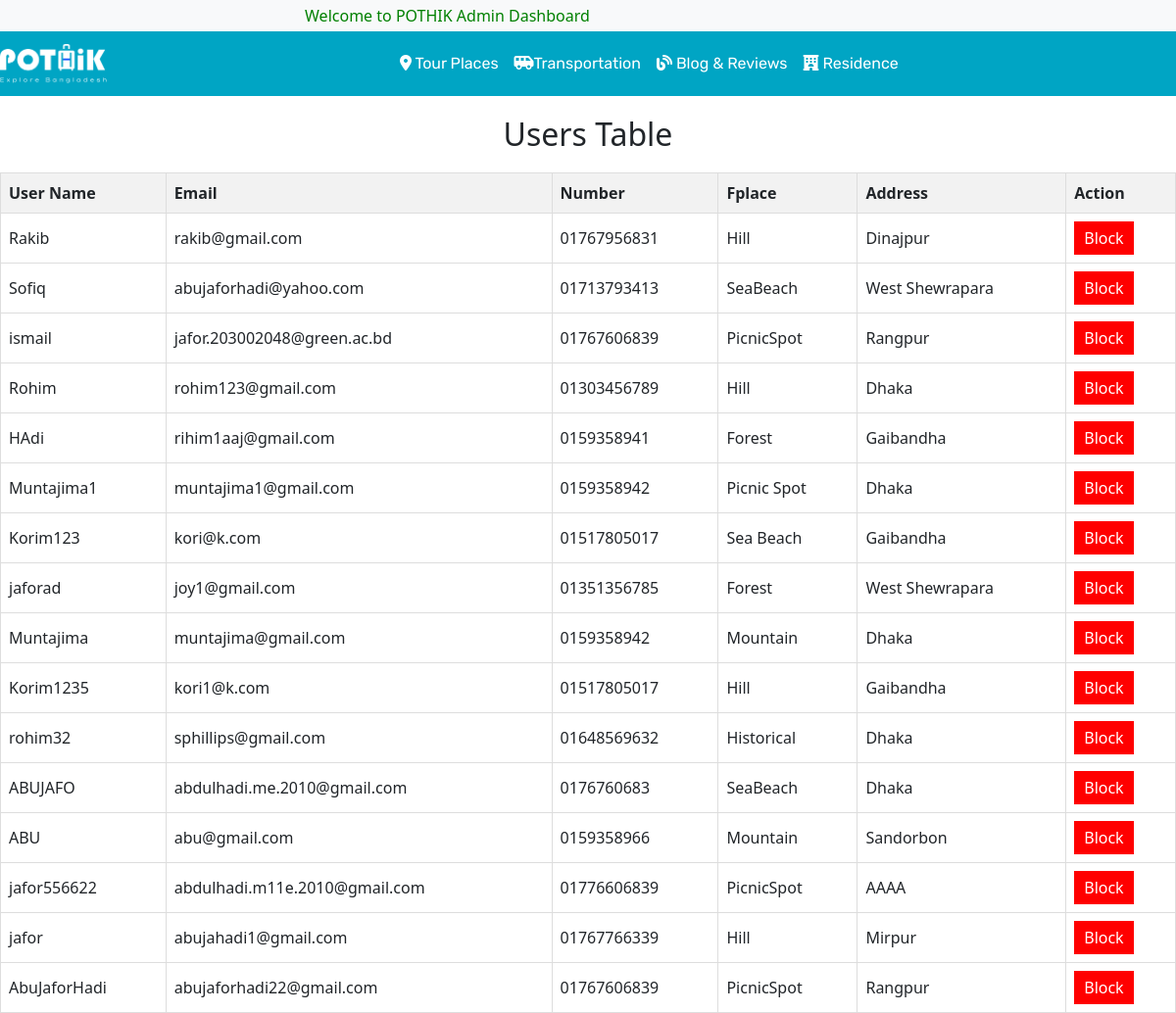
/userAdmin.php, run on an earlier commit of the app's database.
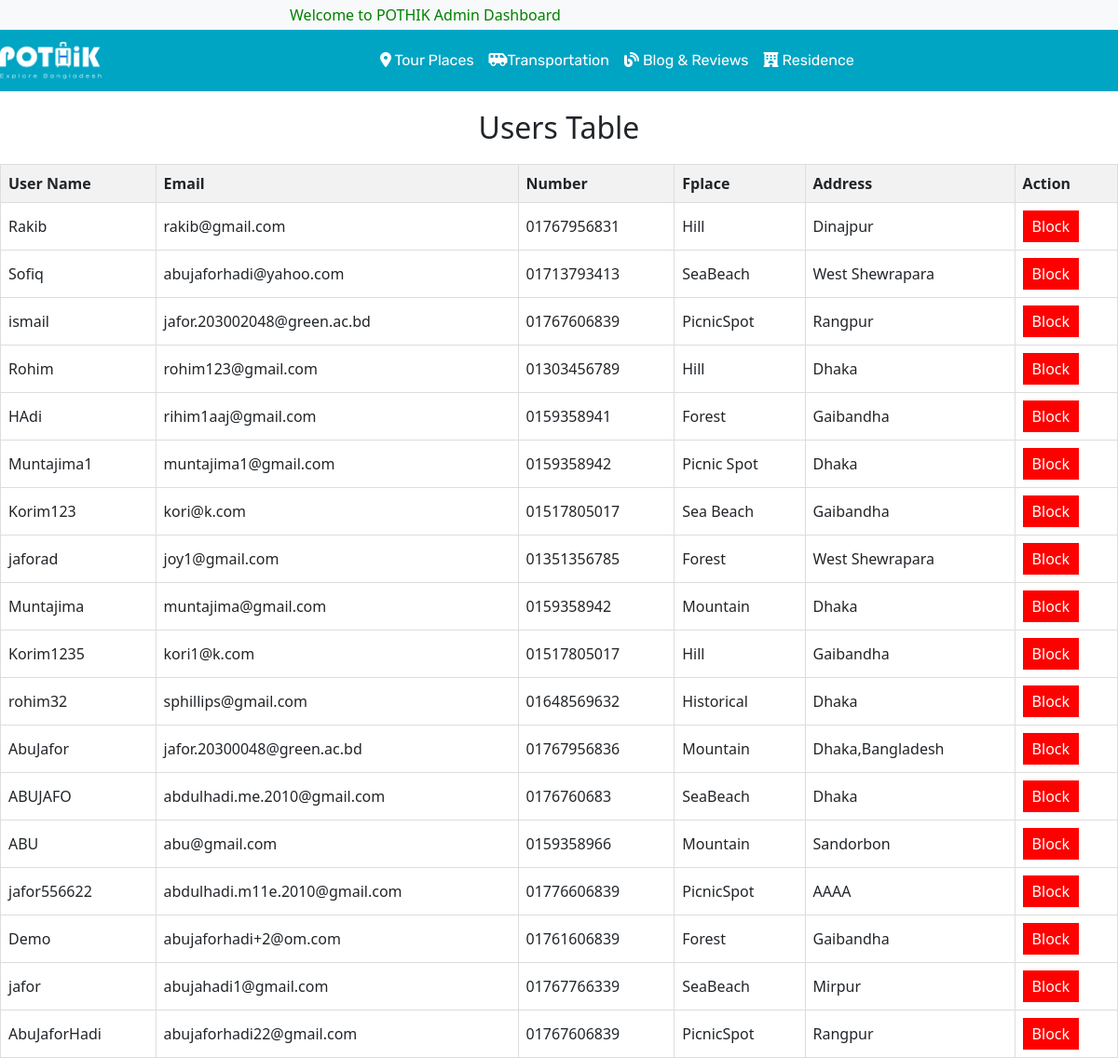
And on a later commit of the database.
### tables this page shows
CREATE TABLE `users` (
  `user_id` int(11) NOT NULL,
  `user_name` varchar(50) NOT NULL,
  `email` varchar(50) NOT NULL,
  `password` varchar(50) DEFAULT NULL,
  `number` text NOT NULL,
  `Fplace` varchar(20) NOT NULL,
  `address` varchar(50) NOT NULL,
  `verification_code` varchar(255) NOT NULL,
  `is_verify` int(10) NOT NULL DEFAULT 0
);

### userAdmin.php (the view, shortened to what this page needs)
<?php
include ("_admin.php");
$conn = new mysqli('localhost', 'root', '', 'travel');
$sql = "SELECT `user_name`, `email`, `number`, `Fplace`, `address` FROM `users`;";
$result = $conn->query($sql);
?>
<!DOCTYPE html>
<html lang="en">
<head>
</head>
<body>
<h2>Users Table</h2>
<table id="userTable">
    <tr>
        <th>User Name</th>
        <th>Email</th>
        <th>Number</th>
        <th>Fplace</th>
        <th>Address</th>
        <th>Action</th>
    </tr>
    <?php
    if ($result->num_rows > 0) {
        while ($row = $result->fetch_assoc()) {
            echo "<tr>";
            echo "<td>" . $row["user_name"] . "</td>";
            echo "<td>" . $row["email"] . "</td>";
            echo "<td>" . $row["number"] . "</td>";
            echo "<td>" . $row["Fplace"] . "</td>";
            echo "<td>" . $row["address"] . "</td>";
            echo "<td><button onclick='deleteUser(this, \"" . $row["user_name"] . "\")'>Block</button></td>";
            echo "</tr>";
        }
    } else {
        echo "<tr><td colspan='6'>No records found</td></tr>";
    }
    ?>
</table>
</body>
</html>

What changed in the data, as far as the page shows it:
added users: user_name "AbuJafor", email "jafor.20300048@green.ac.bd", number "01767956836", Fplace "Mountain", address "Dhaka,Bangladesh"
added users: user_name "Demo", email "abujaforhadi+2@om.com", number "01761606839", Fplace "Forest", address "Gaibandha"
changed users "jafor": Fplace "Hill" → "SeaBeach"
